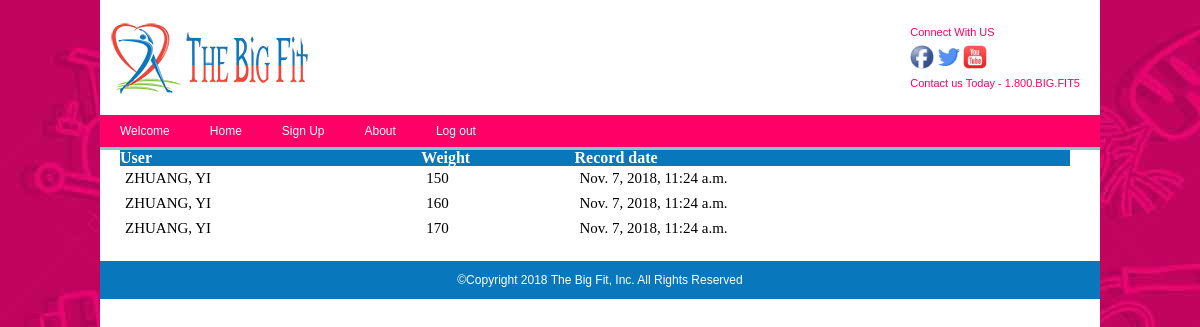
The page /weighthistory/ (signed in) on the database as committed earlier.
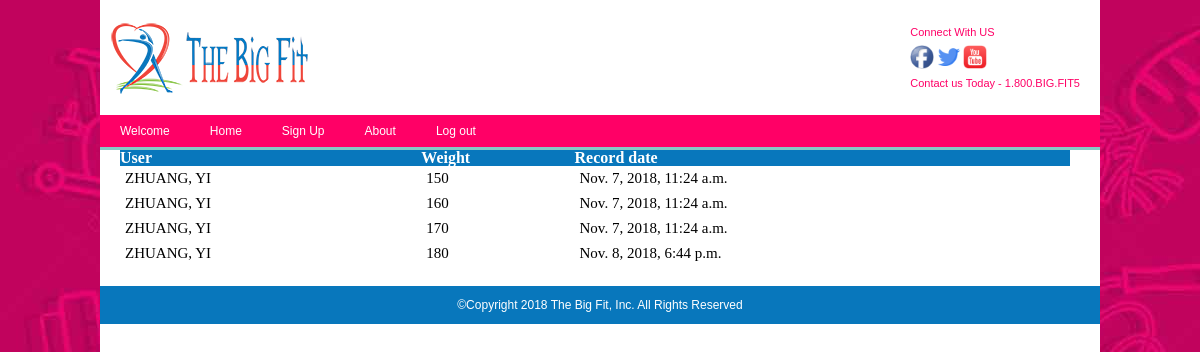
The same page on the database as committed later.
### Bigfit/models.py (models this page shows, shortened)
class WeightTracker(models.Model):
    user = models.ForeignKey('User', blank=True, null=True, on_delete=models.CASCADE)
    record_date = models.DateTimeField(auto_now_add=True)
    weight = models.PositiveSmallIntegerField(validators=[MaxValueValidator(999)])
    insert_date = models.DateTimeField(auto_now_add=True)
    update_date = models.DateTimeField(auto_now=True)
    class Meta:
        ordering = ['user', 'record_date']

class User(AbstractUser):
    SEX_CHOICES = [('M', 'Male'), ('F', 'Female')]
    target_weight = models.PositiveSmallIntegerField(validators=[MaxValueValidator(999)], null=True)
    feet = models.PositiveSmallIntegerField(validators=[MaxValueValidator(9)], null=True)
    inches = models.PositiveSmallIntegerField(validators=[MaxValueValidator(11)], null=True)
    date_of_birth = models.DateField(null=True)
    gender = models.CharField(choices=SEX_CHOICES, max_length=1, null=True)
    zip_code = models.CharField(max_length=5, null=True)
    def __str__(self):
        return '%s, %s' % (self.last_name, self.first_name)
    class Meta:
        ordering = ['last_name', 'first_name', 'id']

### Bigfit/views.py (the view)
# urls.py: path('weighthistory/', views.weighthistory),
def weighthistory(request):
    current_id = request.user.id
    weight_tracker_list_obj = models.WeightTracker.objects.filter(user_id=current_id)
    return render(request, 'weighthistory.html', {'li': weight_tracker_list_obj})

### templates/weighthistory.html (shortened to what this page needs)
{% extends 'base.html' %}
{% block content %}
        <table border="1">
            <tr>
                <th>User</th>
                <th>Weight</th>
                <th>Record date</th>
            </tr>
            {% for item in li %}
            <tr>
                <td>{{ item.user }}</td>
                <td>{{ item.weight }}</td>
                <td>{{ item.record_date }}</td>
            </tr>
            {% endfor %}
        </table>
{% endblock %}

Rows that differ between the two databases and show on the page:
added WeightTracker: user "ZHUANG, YI", weight "180", record_date "Nov. 8, 2018, 6:44 p.m."
